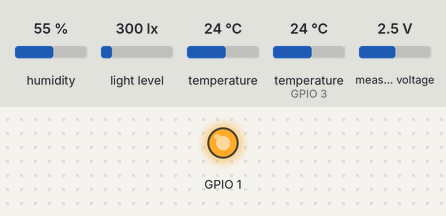
Bench run of a sketch on a simulated ESP8266 (NodeMCU). On the bench: output pins drawn as LEDs (lit = HIGH). Inputs (shaded band) come from the test bench; at power-on: humidity 55 %, light level 300 lx, temperature 24 °C, temperature (sensor on GPIO 3) 24 °C, measured voltage 2.5 V. No radio packets arrive unless stated. At 9.2 s the program puts the board to deep sleep or switches it off; the recording ends there.

Above: at 0.17 s.
At 4.6 s:
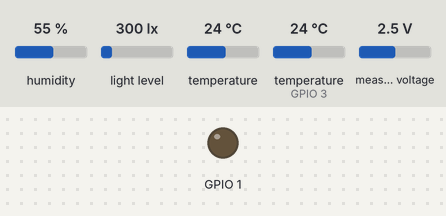
Timing chart, 0 to 9.2 s (numbered marks = the images above):
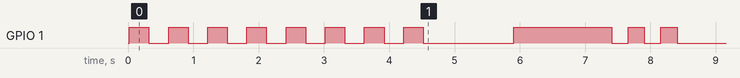

The sketch:

SimpleNode.ino
```cpp
#include <Thing.h>

//Definir constantes
//Pin 1 en TXD0 - GPIO-1 -- Led
#define LED_STATUS 1
//Pin 0 en D3 - GPIO-0 --  DHT21 temp y hum
#define DHT_PIN 0
//Pin 3 en Rx - GPIO-3  -- Temperature DS18B20
#define TEMP_PIN 3
//Pin 2 en D4 - GPIO-2  -- CE NRF24L01
#define CE_PIN 2
//Pin 15 en D8 - GPIO-15 -- CSN NRF24L01
#define CSN_PIN 15
//ID NODE
/*#define ID_NODE 01
int nodeId = 201;
uint8_t addressSense[8] = {0x28, 0xF6, 0xEA, 0x79, 0x97, 0x10, 0x03, 0xDE}; //-- 7 - K -- Nodo 1 - ID_NODE 01 - nodeId = 201
*/

/*#define ID_NODE 02
int nodeId = 202;
uint8_t addressSense[8] = {0x28, 0x6A, 0x44, 0x79, 0x97, 0x10, 0x03, 0x83}; //-- 2 - B -- Nodo 2 - ID_NODE 02 - nodeId = 202
*/

/*#define ID_NODE 03
int nodeId = 203;
uint8_t addressSense[8] = {0x28, 0x20, 0xAE, 0x79, 0x97, 0x10, 0x03, 0x5E}; //-- 9 - I -- Nodo 3 - ID_NODE 03 - nodeId = 203
*/

/*#define ID_NODE 04
int nodeId = 204;
uint8_t addressSense[8] = {0x28, 0x99, 0x71, 0x79, 0x97, 0x10, 0x03, 0xFE}; //-- 6 - F -- Nodo 4 - ID_NODE 04 - nodeId = 204
*/

#define ID_NODE 05
int nodeId = 205;
uint8_t addressSense[8] = {0x28, 0xAA, 0x8C, 0x79, 0x97, 0x10, 0x03, 0x00}; //-- 3 - C -- Nodo 5 - ID_NODE 05 - nodeId = 205


Thing thing(LED_STATUS, DHT_PIN, TEMP_PIN, CE_PIN, CSN_PIN, ID_NODE);

volatile unsigned long lastSent;
volatile bool statusData = false;
volatile bool okData = false;


void setup() {
}

void loop() {

    //LED
    for(int i=0;i<15;i++){
       thing.ledInd(300);
    }
    thing.ledOff();

    float at, ah, ats, et, eh, lux;

    while(!okData){
      //TEMPERATURE AIR
      at = thing.getAirTemp();
      //HUMIDITY AIR
      ah = thing.getAirHum();
      //TEMPERATURE AIR SENSATION
      ats = thing.getAirTempIndex(at, ah);
      //TEMPERATURE EARTH
      et = thing.getEarthTemp(addressSense);
      //HUMIDITY EARTH
      //Nodo Uno
      //eh = thing.getEarthHum(0, -0.005799791, 9000);
      //Nodo Dos
      //eh = thing.getEarthHum(0, -0.005790388, 9000);
      //Nodo Tres
      //eh = thing.getEarthHum(0, -0.005907023, 9000);
      //Nodo Cuatro
      //eh = thing.getEarthHum(0, -0.005770008, 9000);
      //Nodo Cinco
      eh = thing.getEarthHum(0, -0.005795758, 9000);
      //LIGHT
      lux = thing.getLight(true);
      okData = ( isnan(at) || isnan(ah) || isnan(ats) || isnan(et) || isnan(eh) || isnan(lux)) ? false : true;
    }


    //SEND DATA NRF24L01
    statusData = false;
    do{
      thing.ledOn();
      unsigned long stateTime = millis();
      if ( stateTime - lastSent >= 2000){
          lastSent = stateTime;
          delay(1500);
          statusData = thing.sendData(nodeId, ats, ats, at, ah, et, eh, lux);
      }
    }while(statusData == false);

    //GOTO SLEEP
    if(statusData == true){
       for(int i=0;i<5;i++){
          thing.ledInd(250);
       }
       thing.ledOff();
        //SLEEP THING
        //thing.gotoSleep(120e6);

        //Nodo Uno
        //thing.gotoSleep(18.00e8);
        //Nodo Dos
        //thing.gotoSleep(18.12e8);
        //Nodo Tres
        //thing.gotoSleep(18.24e8);
        //Nodo Cuatro
        //thing.gotoSleep(18.36e8);
        //Nodo Cinco
        thing.gotoSleep(18.48e8);

    }else{
       for(int i=0;i<5;i++){
          thing.ledInd(1000);
       }
       thing.ledOff();
    }
}
```

Thing.h
```cpp
// (licence header left out)
#ifndef Thing_h
#define Thing_h

#include "Arduino.h"
#include "DHT.h"
#include <BH1750.h>
#include <Wire.h>
#include <Adafruit_ADS1015.h>
#include <OneWire.h>
#include <DallasTemperature.h>
#include <RF24Network.h>
#include <RF24.h>
#include <SPI.h>

class Thing
{
  public:
    Thing(byte ledPin, int dhtPin, int tempPin, byte cePin, byte csnPin, const uint16_t idNode);
    void ledInd(unsigned int delayLed = 250);
    void ledOff();
    void ledOn();
    float getAirTemp();
    float getAirHum();
    float getAirTempIndex(float t, float h);
    float getEarthTemp(DeviceAddress deviceAddress);
    float getEarthHum(byte idAdc = 0, float pending = -0.005973002, float rBytes = 9500);
    float getLight(bool isCalibrate = false);
    void calibrateLight(float lux);
    float getPercent(float x, float in_min, float in_max, float out_min, float out_max);
    float getAdc(byte idAdc = 0);
    void gotoSleep(uint64_t timeToSleep = 15e6);
    bool sendData(int nodeId = 201, float ats = 10.55, float ahs = 15.55, float at = 20.55, float ah = 25.55, float et = 30.55, float eh = 35.55, float li = 2000.55);
    struct payloadNode {
        int nodeId;
        float aitTempSensation;
        float airHumSensastion;
        float airTemp;
        float airHum;
        float earthTemp;
        float earthHum;
        float light;
    };
  private:
    RF24 _radio;
    RF24Network _network;
    OneWire _oneWireObj;
    DallasTemperature _sensorDS18B20;
    Adafruit_ADS1115 adcDisp;
    BH1750 lightMeter;
    DHT dht;
    byte _ledPin;
};
#endif
```

Measured:
- by itself, GPIO 1: LOW → HIGH at 0.02 s, → LOW 0.30 s later, → HIGH 0.30 s later, → LOW 0.30 s later, … (22 changes in this stretch)
